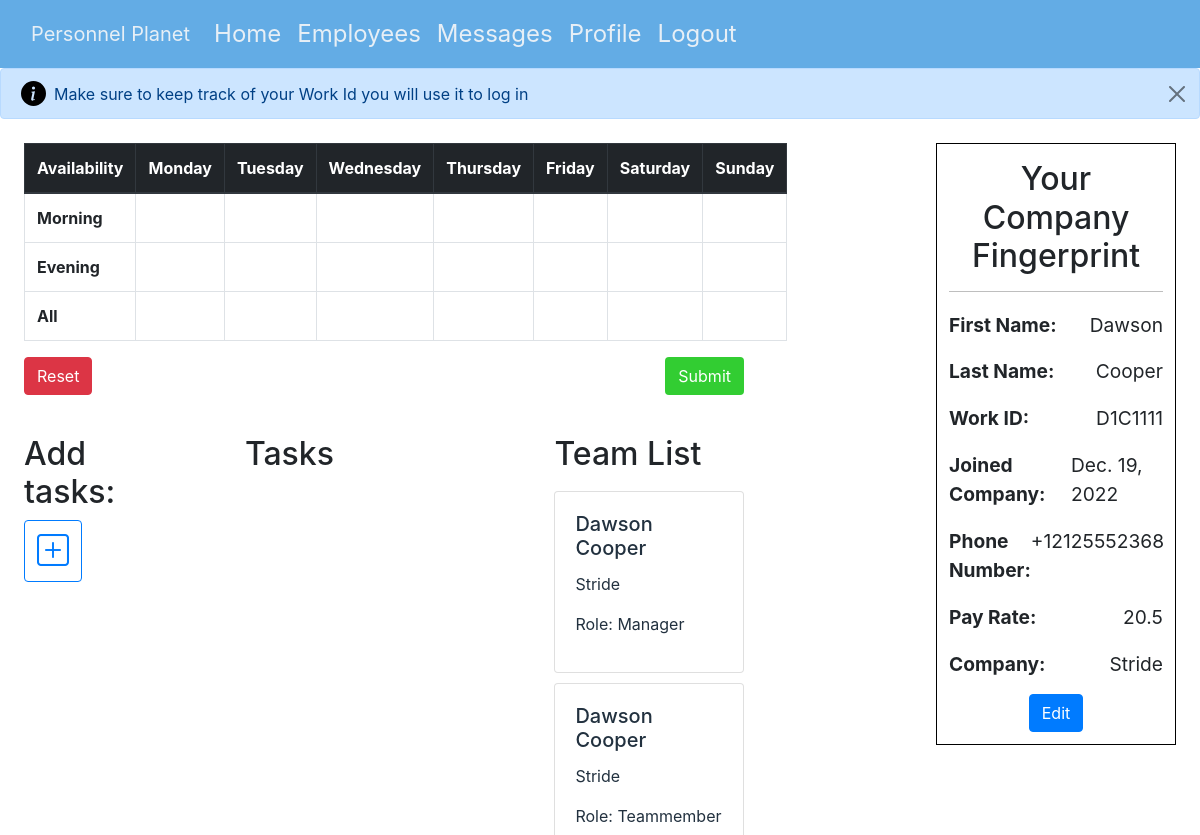
The page /profile (signed in) on the database its author committed.
### personnelPlanet/models.py (models this page shows, shortened)
class User(AbstractUser):
    workId = models.CharField(max_length=10, default='000000')
    phoneNumber = PhoneNumberField(default='(555) 555 5555')
    payRate = models.FloatField(default=7.45)
    isEmployer = models.BooleanField(default=False)
    hoursWorked = models.FloatField(default=0)
    company = models.CharField(max_length=25, null=True)
    totalHours = models.IntegerField(null=True, default=0)

### personnelPlanet/views.py (the view, shortened to what this page needs)
# urls.py: path('profile', views.profile, name='profile'),
@login_required(login_url='/login')
def profile(request):
    context = {}
    empList = User.objects.filter(
        company=request.user.company).all().values("id", "first_name", "last_name", 'workId', 'isEmployer')
    print(empList)
    if empList:
        context['employees'] = empList
    context['form'] = RegisterForm
    return render(request, 'profile.html', {
        'context': context})

### personnelPlanet/templates/profile.html (shortened to what this page needs)
{% extends 'layout.html' %} {% block body %}
<div id='profile-body'>
  <div class="alert alert-primary d-flex align-items-center" role="alert">
    <div>
      Make sure to keep track of your Work Id you will use it to log in
    </div>
    <button id='close-tab-alert' type="button" class="btn-close" data-bs-dismiss="alert" aria-label="Close"></button>
  </div>
<div id="availability">
  <table id="avail-table" class="table table-bordered">
    <thead class="thead-dark">
      <tr>
        <th scope="col">Availability</th>
        <th scope="col">Monday</th>
        <th scope="col">Tuesday</th>
        <th scope="col">Wednesday</th>
        <th scope="col">Thursday</th>
        <th scope="col">Friday</th>
        <th scope="col">Saturday</th>
        <th scope="col">Sunday</th>
      </tr>
    </thead>
    <tbody>
      <tr>
        <th scope="row">Morning</th>
        <td class="avail-cell" id="morning-monday"></td>
        <td class="avail-cell" id="morning-tuesday"></td>
        <td class="avail-cell" id="morning-wednesday"></td>
        <td class="avail-cell" id="morning-thursday"></td>
        <td class="avail-cell" id="morning-friday"></td>
        <td class="avail-cell" id="morning-saturday"></td>
        <td class="avail-cell" id="morning-sunday"></td>
      </tr>
      <tr>
        <th scope="row">Evening</th>
        <td class="avail-cell" id="evening-monday"></td>
        <td class="avail-cell" id="evening-tuesday"></td>
        <td class="avail-cell" id="evening-wednesday"></td>
        <td class="avail-cell" id="evening-thursday"></td>
        <td class="avail-cell" id="evening-friday"></td>
        <td class="avail-cell" id="evening-saturday"></td>
        <td class="avail-cell" id="evening-sunday"></td>
      </tr>
      <tr>
        <th scope="row">All</th>
        <td class="avail-cell" id="all-monday"></td>
        <td class="avail-cell" id="all-tuesday"></td>
        <td class="avail-cell" id="all-wednesday"></td>
        <td class="avail-cell" id="all-thursday"></td>
        <td class="avail-cell" id="all-friday"></td>
        <td class="avail-cell" id="all-saturday"></td>
        <td class="avail-cell" id="all-sunday"></td>
      </tr>
    </tbody>
  </table>
  <div id="profile-buttons">
    <button type="button" id="reset-avail" class="btn btn-danger">Reset</button>
    <button type="button" id="submit-avail" class="btn">Submit</button>
  </div>
  <div id='profile-user-info'>
    <h2 style='text-align: center; padding-top: 2%;'>Your Company Fingerprint</h2>
    <hr style='background-color: black;'>
    <p class='user-info-items'><strong>First Name:</strong> {{ user.first_name }}</p>
    <p class='user-info-items'><strong>Last Name:</strong> {{ user.last_name }}</p>
    <p class='user-info-items'><strong>Work ID:</strong> {{ user.workId }}</p>
    <p class='user-info-items'><strong>Joined Company:</strong> {{ user.date_joined.date }}</p>
    <p class='user-info-items'><strong>Phone Number:</strong> {{ user.phoneNumber }}</p>
    <p class='user-info-items'><strong>Pay Rate:</strong> {{ user.payRate }}</p>
    <p class='user-info-items'><strong>Company:</strong> {{ user.company }}</p>
    <div id='edit-fingerprint-wrapper'>
      <button type="button" id='edit-fingerprint' class="btn btn-primary" data-bs-toggle="modal" data-bs-target="#editFPmodal">Edit</button>
    </div>
  </div>
  <div id='task-container'>
    {% if user.isEmployer %}
    <div id='add-task-wrapper'>
      <h2>Add tasks:</h2>
      <button type="button" id='add-task-button' class="btn btn-outline-primary" data-bs-toggle="modal" data-bs-target="#add-task-modal">
        <i class="bi bi-plus-square" style="font-size: 2rem;" alt='Add Task'></i>
      </button>
    </div>
    {% endif %}
    <div id='existing-tasks'>
      <h2>Tasks</h2>
    </div>
    <div id='employees'>
      <h2>Team List</h2>
      {% for emp in context.employees %}
      {% if user.isEmployer %}
      <a id="{{ emp.id }}" class='emp-links' href='' data-toggle="modal" data-target="#emp-changes-modal">
      {% endif%}
      <section>
      <div class="card">
        <div class="card-body">
          <h5 class="card-title">{{ emp.first_name }} {{ emp.last_name }}</h5>
          <p class="card-text">{{ user.company }}</p>
          <p>{% if emp.isEmployer %}
            Role: Manager
            {% else %}
            Role: Teammember
            {% endif %}
          </p>
        </div>
      </div>
    </section>
    {% if user.isEmployer %}
  </a>
    {% endif%}
      {% endfor %}
    </div>
  </div>
</div>
</div>
{% endblock %}

### personnelPlanet/static/style.css (style rules this page uses)
:root { --my-lightblue: #63ACE5; --ebony-clay: #22313f; }
html { font-family: 'Space Grotesk', sans-serif !important; height: 100vh; width: 100vw; }
body { height: 100vh; width: 100vw; overflow-x: hidden; }
#availability { position: relative; margin: 2%; width: 100%; }
#avail-table { width: 60vw; display:table; }
.avail-cell { display: table-cell; }
#submit-avail { background-color: limegreen; color: white; }
#profile-buttons { display: flex; justify-content: space-between; width: 60vw; }
#profile-user-info { position: absolute; height: auto; width: 20vw; border: 1px solid black; right: 0; top: 0; margin-right: 4vw; font-size: 1.2rem; padding: 1%; }
.user-info-items { padding-top: 1%; display: flex; justify-content: space-between; }
#edit-fingerprint-wrapper { text-align: center; }
#task-container { margin-top: 5vh; width: 60vw; display: flex; justify-content: flex-start; gap: 10vw; height: 50vh; }
#existing-tasks { display: flex; flex-direction: column; gap: 10px; width: 19rem; overflow-y: scroll; scroll-behavior: smooth; scrollbar-width: none; scrollbar-color: lightgrey white; }
#employees { display: flex; flex-direction: column; gap: 10px; width: 19rem; overflow-y: scroll; scroll-behavior: smooth; scrollbar-width: none; scrollbar-color: lightgrey white; }
.emp-links { text-decoration: none !important; color: var(--ebony-clay) }
#close-tab-alert { position: absolute; right: 10px; }
.card-title { color: var(--ebony-clay); }

### rows shown on the page
User: first_name "Dawson", last_name "Cooper", workId "D1C1111", date_joined "Dec. 19, 2022", phoneNumber "+12125552368", payRate "20.5", company "Stride", isEmployer "Role: Manager"
User: first_name "Dawson", last_name "Cooper", isEmployer "Role: Teammember"
